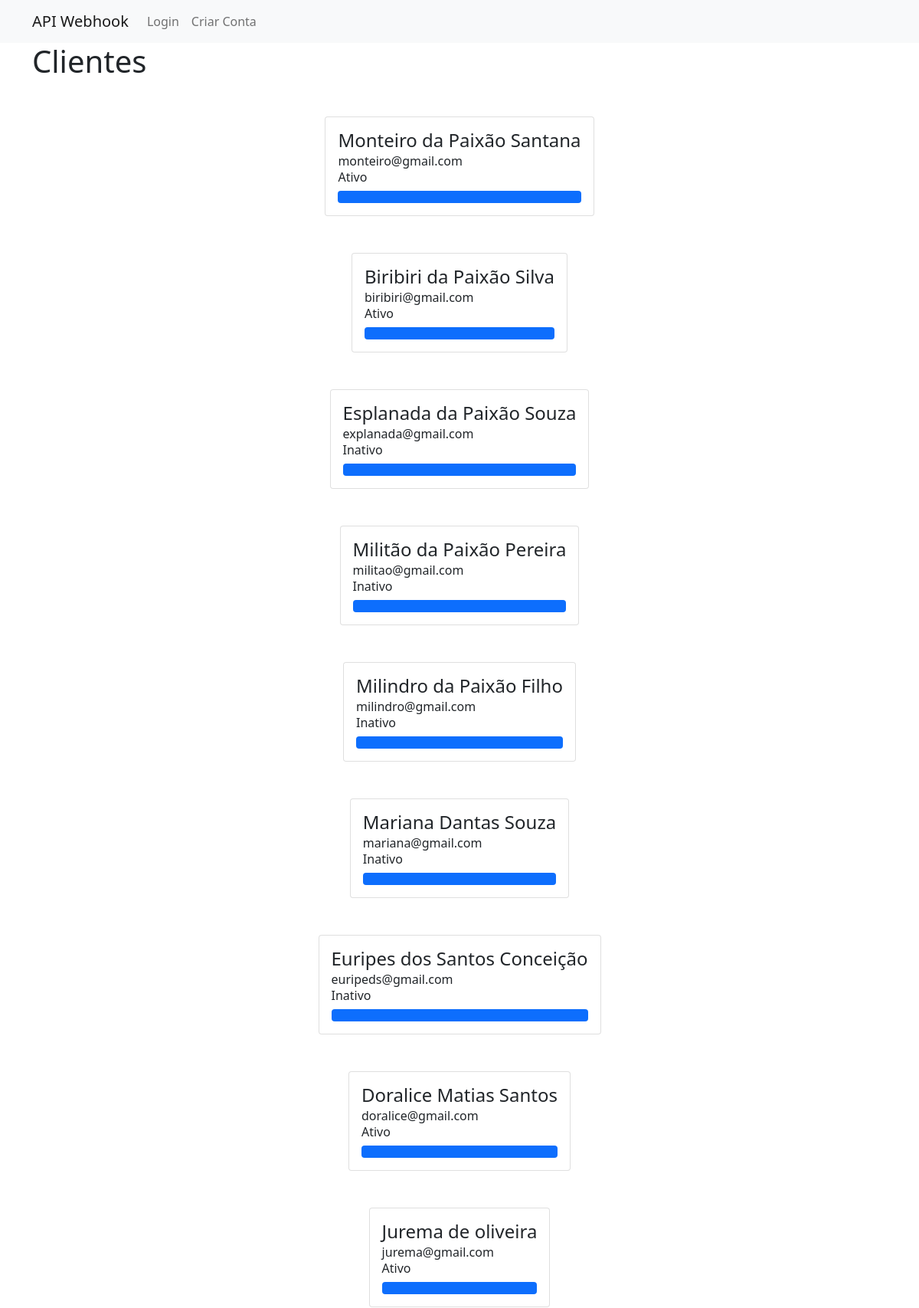
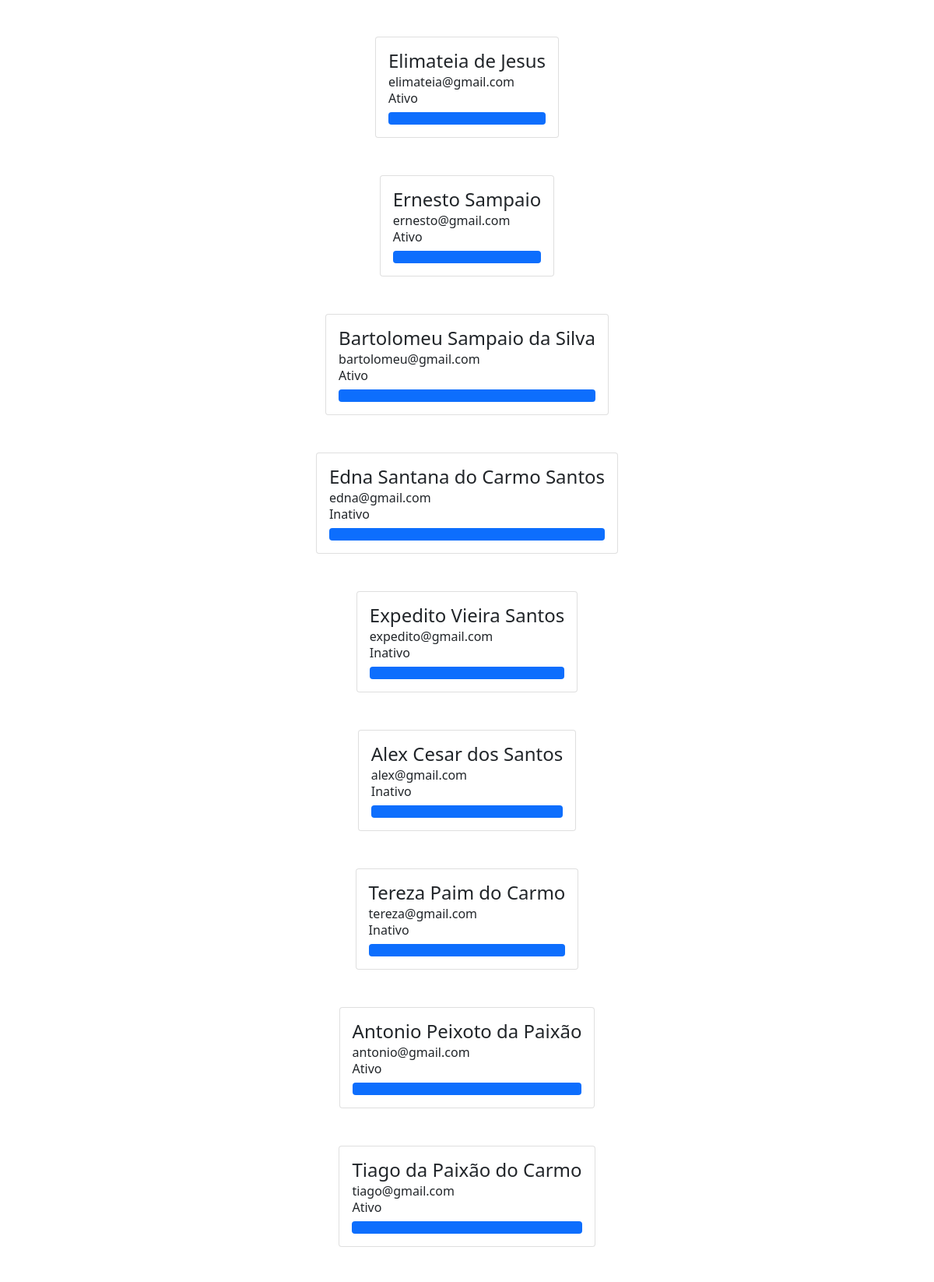
Screenshot of /clientes (upper part) with the database file from the repository (2 pictures, top to bottom).
### webhook/models.py (models this page shows)
class Cliente(database.Model,UserMixin):
    id = database.Column(database.Integer, primary_key=True)
    nome = database.Column(database.String, nullable=False)
    email = database.Column(database.String, nullable=False)
    ativo = database.Column(database.Boolean, nullable=False,default=False)

### webhook/routes.py (the view)
@app.route('/clientes')
def clientes():
    lista_clientes= Cliente.query.all()
    return render_template('clientes.html', lista_clientes=lista_clientes)

### webhook/templates/clientes.html
{% extends 'base.html' %}
{% block body %}
        <div class="container">
            <h1>Clientes</h1>
            {% for cliente in lista_clientes %}
                  <div class="container mt-5 d-flex justify-content-center">
                    <div class="card p-3">
                        <div class="d-flex align-items-center">
                            <div class="ml-3 w-100">
                                <h4 class="mb-0 mt-0">{{ cliente.nome }}</h4> <span>{{ cliente.email }}</span>
                                        {% if cliente.ativo %}
                                        <h6 class="mb-0 mt-0">Ativo</h6>
                                        {%else %}
                                        <h6 class="mb-0 mt-0">Inativo</h6>
                                        {%endif%}
                                <div class="p-2 mt-2 bg-primary d-flex justify-content-between rounded text-white stats"></div>
                            </div>
                        </div>
                    </div>
                  </div>
                {% endfor %}
        </div>
{% endblock %}

### webhook/templates/base.html (shortened to what this page needs)
<!DOCTYPE html>
<html lang="pt-br">
<head>
    <link href="https://cdn.jsdelivr.net/npm/bootstrap@5.0.0-beta1/dist/css/bootstrap.min.css" rel="stylesheet">
</head>
<body>
    {% include 'navbar.html' %}
    {% block body %}
    {% endblock %}
</body>
</html>

### webhook/templates/navbar.html
<nav class="navbar navbar-expand-lg navbar-light bg-light">
  <div class="container-fluid container">
    <a class="navbar-brand" href="{{ url_for('home') }}">API Webhook</a>
    <div class="collapse navbar-collapse" id="navbarSupportedContent">
      <ul class="d-flex navbar-nav">
        {% if current_user.is_authenticated %}
          <li class="nav-item">
            <a class="nav-link" href="{{ url_for('sair') }}">Sair</a>
          </li>
          <li class="nav-item">
            <a class="nav-link" href="{{ url_for('usuarios') }}">Usuários</a>
          </li>
          <li class="nav-item">
            <a class="nav-link" href="{{ url_for('clientes') }}">Clientes</a>
          </li>
          <li class="nav-item">
            <a class="nav-link" href="{{ url_for('pagamentos') }}">Pagamentos</a>
          </li>
          <li class="nav-item">
            <a class="nav-link" href="{{ url_for('retornos') }}">Processar Retornos</a>
          </li>
          <li class="nav-item">
            <a class="nav-link" href="{{ url_for('relatorios') }}">Relatórios</a>
          </li>
        {% else %}
            <li class="nav-item">
              <a class="nav-link" href="{{ url_for('login') }}">Login</a>
            </li>
            <li class="nav-item">
              <a class="nav-link" href="{{ url_for('login') }}">Criar Conta</a>
            </li>
        {% endif %}
      </ul>
    </div>
  </div>
</nav>

### rows the page displays
Cliente: nome "Monteiro da Paixão Santana", email "monteiro@gmail.com", ativo "Ativo"
Cliente: nome "Biribiri da Paixão Silva", email "biribiri@gmail.com", ativo "Ativo"
Cliente: nome "Esplanada da Paixão Souza", email "explanada@gmail.com", ativo "Inativo"
Cliente: nome "Militão da Paixão Pereira", email "militao@gmail.com", ativo "Inativo"
Cliente: nome "Milindro da Paixão Filho", email "milindro@gmail.com", ativo "Inativo"
Cliente: nome "Mariana Dantas Souza", email "mariana@gmail.com", ativo "Inativo"
Cliente: nome "Euripes dos Santos Conceição", email "euripeds@gmail.com", ativo "Inativo"
Cliente: nome "Doralice Matias Santos", email "doralice@gmail.com", ativo "Ativo"
Cliente: nome "Jurema de oliveira", email "jurema@gmail.com", ativo "Ativo"
Cliente: nome "Elimateia de Jesus", email "elimateia@gmail.com", ativo "Ativo"
Cliente: nome "Ernesto Sampaio", email "ernesto@gmail.com", ativo "Ativo"
Cliente: nome "Bartolomeu Sampaio da Silva", email "bartolomeu@gmail.com", ativo "Ativo"
Cliente: nome "Edna Santana do Carmo Santos", email "edna@gmail.com", ativo "Inativo"
Cliente: nome "Expedito Vieira Santos", email "expedito@gmail.com", ativo "Inativo"
Cliente: nome "Alex Cesar dos Santos", email "alex@gmail.com", ativo "Inativo"
Cliente: nome "Tereza Paim do Carmo", email "tereza@gmail.com", ativo "Inativo"
Cliente: nome "Antonio Peixoto da Paixão", email "antonio@gmail.com", ativo "Ativo"
Cliente: nome "Tiago da Paixão do Carmo", email "tiago@gmail.com", ativo "Ativo"
